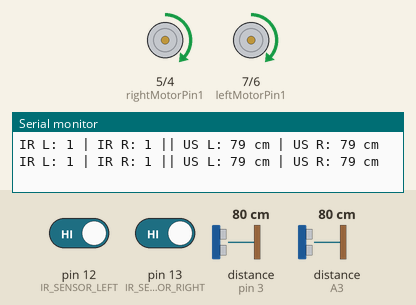
Bench run of a sketch on a simulated Arduino Uno, built with avr-gcc and run on an emulated ATmega328P. On the bench: motor-driver pin pairs drawn as motors (green arrow = first pin HIGH = forward, orange = second pin HIGH = backward, longer = more drive, scaled by the enable pin), the last lines printed to the serial monitor. Wiring (inferred from the names in the program): 2 × ultrasonic range finder: trigger pin 2, echo pin 3 / trigger A2, echo A3. The test bench sets the inputs (shaded band); at power-on: distance to the obstacle (sensors on pin 3, A3) 80 cm, pin 12 (IR_SENSOR_LEFT) HIGH, pin 13 (IR_SENSOR_RIGHT) HIGH. The echo pulse lasts 58.3 µs per cm.

Above: at 1.2 s.
1.3 s: distance to the obstacle (sensor on pin 3) set to 19 cm
2.8 s: distance to the obstacle (sensor on pin 3) set to 14 cm
At 3.4 s:
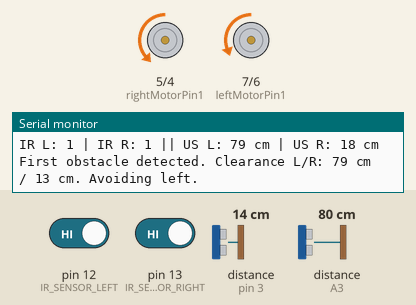
5.8 s: pin 12 (IR_SENSOR_LEFT) driven LOW
At 7.2 s:
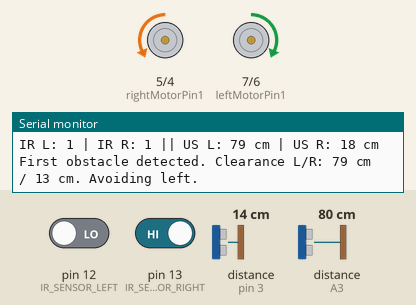
8.8 s: pin 13 (IR_SENSOR_RIGHT) driven LOW
At 11.0 s:
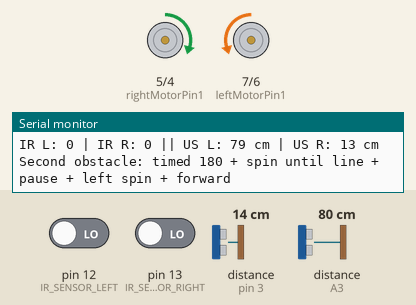
11.4 s: pin 12 (IR_SENSOR_LEFT) driven HIGH
Timing chart, 0 to 15.4 s (numbered marks = the images above; inputs shaded):
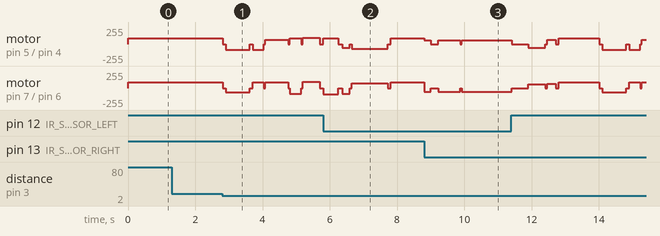

The sketch:

GroupD3_AutonomousVehicle_Final.ino
```cpp
// =============================================================================
// Milestone 2 Robot
// Line following + two-obstacle handling + ultrasonic avoidance
//
// This version UNDOES the "slow down at 20cm" obstacle-approach changes.
// Obstacle detection/trigger remains ONLY at 15 cm (OBSTACLE_DISTANCE_CM).
//
// Keeps the second obstacle behavior changes:
//  - timed 180° spin
//  - then spin until ANY sensor detects the line (stop immediately)
//  - pause 0.5s
//  - spin LEFT in place 0.5s
//  - drive forward briefly
//  - resume line following
// =============================================================================

#define IR_LINE_STATE      HIGH

// ---------------- LINE SENSOR PINS ----------------
#define IR_SENSOR_RIGHT 13
#define IR_SENSOR_LEFT  12

// ---------------- ULTRASONIC PINS ----------------
#define LEFT_TRIG  A2
#define LEFT_ECHO  A3
#define RIGHT_TRIG 2
#define RIGHT_ECHO 3

// ---------------- MOTOR PINS ----------------
const int enableRightMotor = 10;
const int rightMotorPin1 = 5;
const int rightMotorPin2 = 4;
const int enableLeftMotor = 11;
const int leftMotorPin1 = 7;
const int leftMotorPin2 = 6;

// ---------------- LINE FOLLOWING TUNING ----------------
#define SPEED_90(value) (((value) * 9 + 5) / 10)
#define TIME_FOR_90_SPEED(value) (((value) * 10 + 4) / 9)

#define MOTOR_SAFE_MIN_SPEED SPEED_90(65)
#define BASE_SPEED      SPEED_90(95)
#define MIN_SPEED       MOTOR_SAFE_MIN_SPEED
#define SEARCH_SPEED    MOTOR_SAFE_MIN_SPEED
#define LINE_MAX_SPEED  SPEED_90(125)

#define KP              0.90
#define FILTER          0.95
#define DEADZONE        0.25
#define CORNER_THR      0.65
#define STABLE_COUNT    3

// ---------------- OBSTACLE AVOIDANCE TUNING ----------------
#define OBSTACLE_DISTANCE_CM     15              // trigger avoidance ONLY at 15 cm
#define CLEAR_DISTANCE_CM        400
#define ECHO_TIMEOUT_US          9000UL
#define ULTRASONIC_SAMPLE_MS     40              // restored (no approach-slow feature)
#define OBSTACLE_COOLDOWN_MS     1200UL

#define BACK_UP_SPEED            SPEED_90(70)
#define AVOID_FORWARD_SPEED      SPEED_90(70)
#define AVOID_PARALLEL_FORWARD_SPEED SPEED_90(105)
#define AVOID_REJOIN_SPEED       SPEED_90(70)
#define AVOID_SPIN_SPEED         SPEED_90(95)

#define RECOVER_ARC_OUTER_SPEED  SPEED_90(95)
#define RECOVER_ARC_INNER_SPEED  MOTOR_SAFE_MIN_SPEED
#define REJOIN_ARC_OUTER_SPEED   SPEED_90(70)
#define REJOIN_ARC_INNER_SPEED   MOTOR_SAFE_MIN_SPEED

#define LINE_CENTER_SPIN_SPEED   MOTOR_SAFE_MIN_SPEED
#define REJOIN_HIT_BACKUP_SPEED  MOTOR_SAFE_MIN_SPEED

#define BACK_UP_10CM_MS          TIME_FOR_90_SPEED(640UL)
#define AVOID_TURN_OUT_MS        TIME_FOR_90_SPEED(300UL)
#define AVOID_SIDE_FORWARD_MS    TIME_FOR_90_SPEED(610UL)
#define AVOID_PARALLEL_TURN_MS   TIME_FOR_90_SPEED(300UL)
#define AVOID_PASS_OBJECT_MS     TIME_FOR_90_SPEED(456UL)
#define AVOID_RETURN_TURN_MS     TIME_FOR_90_SPEED(400UL)

#define LINE_REJOIN_TIMEOUT_MS   TIME_FOR_90_SPEED(2990UL)
#define RECOVERY_SWEEP_MS        TIME_FOR_90_SPEED(2220UL)
#define LINE_CENTER_TIMEOUT_MS   TIME_FOR_90_SPEED(1400UL)
#define REJOIN_HIT_BACKUP_MS     TIME_FOR_90_SPEED(200UL)

// ---------------- FIRST OBSTACLE REJOIN HOOK ----------------
#define FIRST_REJOIN_TURN90_SPEED        SPEED_90(75)
#define FIRST_REJOIN_TURN90_TIMEOUT_MS   TIME_FOR_90_SPEED(950UL)

// ---------------- SECOND OBSTACLE TURN (TIME-BASED + FIND LINE + ACTIONS) ----------------
#define TURN_180_RIGHT           true
#define TURN_180_SPEED           SPEED_90(61)
#define TURN_180_MS              TIME_FOR_90_SPEED(590UL)

#define SECOND_FIND_LINE_SPEED   SPEED_90(50)
#define SECOND_FIND_LINE_TIMEOUT TIME_FOR_90_SPEED(1800UL)

#define SECOND_LINE_HIT_PAUSE_MS         500UL
#define SECOND_LINE_HIT_SPIN_LEFT_MS     500UL
#define SECOND_LINE_HIT_SPIN_LEFT_SPEED  SPEED_90(60)

#define SECOND_REJOIN_FORWARD_MS    250UL
#define SECOND_REJOIN_FORWARD_SPEED SPEED_90(70)

#define SECOND_SETTLE_MS         120UL

// ---------------- DEBUG ----------------
#define DEBUG_SERIAL             1

// =============================================================================
// Structs + function prototypes
// =============================================================================
struct LineSample
{
  int leftRaw;
  int rightRaw;
  bool leftLine;
  bool rightLine;
};

LineSample readLineSensors();
void updateObstacleReadings();
bool obstacleDetected();
void followLine(LineSample line);
void avoidObstacle();
bool recoverLine(bool avoidedRight);
void performSecondObstacleTurn();
void resetLineTracking();
void searchForLine();
void driveForward(int speed);
void driveBackward(int speed);
bool lineDetected();
void rememberCurrentLineDirection();
bool arcTurnUntilLineAfterFirstObstacle(bool turnRight, int outerSpeed, int innerSpeed, unsigned long timeoutMs);
bool arcTurnUntilLine(bool turnRight, int outerSpeed, int innerSpeed, unsigned long timeoutMs);
void arcTurnRobot(bool turnRight, int outerSpeed, int innerSpeed);
void spinRobot(bool turnRight, int speed);
void spinRobotFor(bool turnRight, int speed, unsigned long durationMs);
int getDistance(int trigPin, int echoPin);
void rotateMotor(int rightMotorSpeed, int leftMotorSpeed);

bool hookLeftOntoLine90(unsigned long timeoutMs);
bool spinUntilLineDetected(bool turnRight, int speed, unsigned long timeoutMs);

// =============================================================================
// Globals
// =============================================================================
int lastDirection = 0;
float filteredError = 0;

int lastL = -1;
int lastR = -1;
int stableCount = 0;

int lastRightSpeed = 0;
int lastLeftSpeed = 0;

int lastLeftDistance = CLEAR_DISTANCE_CM;
int lastRightDistance = CLEAR_DISTANCE_CM;

int confirmedObstacleCount = 0;

unsigned long lastUltrasonicReadMs = 0;
unsigned long ignoreObstacleUntilMs = 0;
unsigned long lastSerialPrintMs = 0;

// =============================================================================
void setup()
{
#if DEBUG_SERIAL
  Serial.begin(9600);
#endif

  pinMode(enableRightMotor, OUTPUT);
  pinMode(enableLeftMotor, OUTPUT);

  pinMode(rightMotorPin1, OUTPUT);
  pinMode(rightMotorPin2, OUTPUT);
  pinMode(leftMotorPin1, OUTPUT);
  pinMode(leftMotorPin2, OUTPUT);

  pinMode(IR_SENSOR_LEFT, INPUT);
  pinMode(IR_SENSOR_RIGHT, INPUT);

  pinMode(LEFT_TRIG, OUTPUT);
  pinMode(LEFT_ECHO, INPUT);
  pinMode(RIGHT_TRIG, OUTPUT);
  pinMode(RIGHT_ECHO, INPUT);

  digitalWrite(LEFT_TRIG, LOW);
  digitalWrite(RIGHT_TRIG, LOW);

  rotateMotor(0, 0);
}

// =============================================================================
void loop()
{
  updateObstacleReadings();
  LineSample line = readLineSensors();

#if DEBUG_SERIAL
  if (millis() - lastSerialPrintMs > 500)
  {
    lastSerialPrintMs = millis();
    Serial.print("IR L: ");
    Serial.print(line.leftRaw);
    Serial.print(" | IR R: ");
    Serial.print(line.rightRaw);
    Serial.print(" || US L: ");
    Serial.print(lastLeftDistance);
    Serial.print(" cm | US R: ");
    Serial.print(lastRightDistance);
    Serial.println(" cm");
  }
#endif

  if (obstacleDetected())
  {
    avoidObstacle();
    return;
  }

  followLine(line);
}

// =============================================================================
LineSample readLineSensors()
{
  LineSample line;
  line.leftRaw = digitalRead(IR_SENSOR_LEFT);
  line.rightRaw = digitalRead(IR_SENSOR_RIGHT);
  line.leftLine = (line.leftRaw == IR_LINE_STATE);
  line.rightLine = (line.rightRaw == IR_LINE_STATE);
  return line;
}

// =============================================================================
void followLine(LineSample line)
{
  int L = line.leftLine ? 1 : 0;
  int R = line.rightLine ? 1 : 0;

  if (L == lastL && R == lastR) stableCount++;
  else stableCount = 1;

  lastL = L;
  lastR = R;

  if (stableCount < STABLE_COUNT)
  {
    rotateMotor(lastRightSpeed, lastLeftSpeed);
    return;
  }

  int error;
  if (L == 1 && R == 1)
  {
    error = 0;
    lastDirection = 0;
  }
  else if (L == 1 && R == 0)
  {
    error = -1;
    lastDirection = -1;
  }
  else if (L == 0 && R == 1)
  {
    error = 1;
    lastDirection = 1;
  }
  else
  {
    searchForLine();
    return;
  }

  filteredError = (FILTER * filteredError) + ((1.0 - FILTER) * error);
  if (abs(filteredError) < DEADZONE) filteredError = 0;

  if (abs(filteredError) > CORNER_THR)
  {
    if (filteredError > 0)
    {
      lastRightSpeed = MOTOR_SAFE_MIN_SPEED;
      lastLeftSpeed  = LINE_MAX_SPEED;
    }
    else
    {
      lastRightSpeed = LINE_MAX_SPEED;
      lastLeftSpeed  = MOTOR_SAFE_MIN_SPEED;
    }
    rotateMotor(lastRightSpeed, lastLeftSpeed);
    return;
  }

  float turn = filteredError * KP;

  int rightSpeed = (int)(BASE_SPEED * (1.0 - turn));
  int leftSpeed  = (int)(BASE_SPEED * (1.0 + turn));

  int penalty = (int)(abs(turn) * 6);
  rightSpeed -= penalty;
  leftSpeed  -= penalty;

  rightSpeed = constrain(rightSpeed, MIN_SPEED, LINE_MAX_SPEED);
  leftSpeed = constrain(leftSpeed, MIN_SPEED, LINE_MAX_SPEED);

  lastRightSpeed = rightSpeed;
  lastLeftSpeed = leftSpeed;

  rotateMotor(rightSpeed, leftSpeed);
}

// =============================================================================
void updateObstacleReadings()
{
  unsigned long now = millis();
  if (now - lastUltrasonicReadMs < ULTRASONIC_SAMPLE_MS) return;

  lastUltrasonicReadMs = now;

  lastLeftDistance = getDistance(LEFT_TRIG, LEFT_ECHO);
  delay(5);
  lastRightDistance = getDistance(RIGHT_TRIG, RIGHT_ECHO);
}

// =============================================================================
bool obstacleDetected()
{
  if (millis() < ignoreObstacleUntilMs) return false;

  return (lastLeftDistance <= OBSTACLE_DISTANCE_CM ||
          lastRightDistance <= OBSTACLE_DISTANCE_CM);
}

// =============================================================================
void avoidObstacle()
{
  rotateMotor(0, 0);
  delay(80);

  int freshLeft = getDistance(LEFT_TRIG, LEFT_ECHO);
  delay(5);
  int freshRight = getDistance(RIGHT_TRIG, RIGHT_ECHO);

  lastLeftDistance = freshLeft;
  lastRightDistance = freshRight;

  if (freshLeft > OBSTACLE_DISTANCE_CM && freshRight > OBSTACLE_DISTANCE_CM)
  {
    resetLineTracking();
    return;
  }

  confirmedObstacleCount++;

  // NEW LOGIC: When count hits 2, reset it immediately and do the turn.
  if (confirmedObstacleCount == 2)
  {
    confirmedObstacleCount = 0;
    performSecondObstacleTurn();
    return;
  }

  bool avoidRight = false;

#if DEBUG_SERIAL
  Serial.print("First obstacle detected. Clearance L/R: ");
  Serial.print(freshLeft);
  Serial.print(" cm / ");
  Serial.print(freshRight);
  Serial.println(" cm. Avoiding left.");
#endif

  driveBackward(BACK_UP_SPEED);
  delay(BACK_UP_10CM_MS);
  rotateMotor(0, 0);
  delay(80);

  spinRobotFor(avoidRight, AVOID_SPIN_SPEED, AVOID_TURN_OUT_MS);

  driveForward(AVOID_FORWARD_SPEED);
  delay(AVOID_SIDE_FORWARD_MS);
  rotateMotor(0, 0);
  delay(50);

  spinRobotFor(!avoidRight, AVOID_SPIN_SPEED, AVOID_PARALLEL_TURN_MS);

  driveForward(AVOID_PARALLEL_FORWARD_SPEED);
  delay(AVOID_PASS_OBJECT_MS);
  rotateMotor(0, 0);
  delay(50);

  rotateMotor(0, 0);
  delay(50);
  spinRobotFor(!avoidRight, AVOID_SPIN_SPEED, AVOID_RETURN_TURN_MS);

  bool lineRecovered = arcTurnUntilLineAfterFirstObstacle(!avoidRight,
                                                         REJOIN_ARC_OUTER_SPEED,
                                                         REJOIN_ARC_INNER_SPEED,
                                                         LINE_REJOIN_TIMEOUT_MS);

  if (!lineRecovered)
  {
    lineRecovered = recoverLine(avoidRight);
  }

  rotateMotor(0, 0);

  ignoreObstacleUntilMs = millis() + OBSTACLE_COOLDOWN_MS;
  resetLineTracking();
  lastDirection = lineRecovered ? 0 : 1;
}

// =============================================================================
void performSecondObstacleTurn()
{
#if DEBUG_SERIAL
  Serial.println("Second obstacle: timed 180 + spin until line + pause + left spin + forward");
#endif

  rotateMotor(0, 0);
  delay(120);

  spinRobotFor(TURN_180_RIGHT, TURN_180_SPEED, TURN_180_MS);

  bool found = spinUntilLineDetected(TURN_180_RIGHT, SECOND_FIND_LINE_SPEED, SECOND_FIND_LINE_TIMEOUT);

#if DEBUG_SERIAL
  Serial.print("Second obstacle line reacquire: ");
  Serial.println(found ? "FOUND" : "TIMEOUT");
#endif

  if (found)
  {
    rotateMotor(0, 0);
    delay(SECOND_LINE_HIT_PAUSE_MS);

    // spin LEFT for 0.5s
    spinRobot(false, SECOND_LINE_HIT_SPIN_LEFT_SPEED);
    delay(SECOND_LINE_HIT_SPIN_LEFT_MS);
    rotateMotor(0, 0);
    delay(60);

    driveForward(SECOND_REJOIN_FORWARD_SPEED);
    delay(SECOND_REJOIN_FORWARD_MS);

    rotateMotor(0, 0);
    delay(80);
  }
  else
  {
    rotateMotor(0, 0);
    delay(SECOND_SETTLE_MS);
  }

  ignoreObstacleUntilMs = millis() + OBSTACLE_COOLDOWN_MS;
  resetLineTracking();
  lastDirection = 0;
}

// =============================================================================
bool spinUntilLineDetected(bool turnRight, int speed, unsigned long timeoutMs)
{
  unsigned long start = millis();
  while (millis() - start < timeoutMs)
  {
    if (lineDetected())
    {
      rotateMotor(0, 0);
      return true;
    }
    spinRobot(turnRight, speed);
    delay(5);
  }
  rotateMotor(0, 0);
  return false;
}

// =============================================================================
bool recoverLine(bool avoidedRight)
{
  bool lineIsOnLeft = avoidedRight;

  if (arcTurnUntilLine(!lineIsOnLeft, RECOVER_ARC_OUTER_SPEED, RECOVER_ARC_INNER_SPEED, RECOVERY_SWEEP_MS))
    return true;

  if (arcTurnUntilLine(lineIsOnLeft, RECOVER_ARC_OUTER_SPEED, RECOVER_ARC_INNER_SPEED, RECOVERY_SWEEP_MS))
    return true;

  rotateMotor(0, 0);
  return false;
}

// =============================================================================
void resetLineTracking()
{
  filteredError = 0;
  lastL = -1;
  lastR = -1;
  stableCount = 0;
  lastRightSpeed = 0;
  lastLeftSpeed = 0;
}

// =============================================================================
void searchForLine()
{
  if (lastDirection < 0) rotateMotor(-SEARCH_SPEED, SEARCH_SPEED);
  else if (lastDirection > 0) rotateMotor(SEARCH_SPEED, -SEARCH_SPEED);
  else rotateMotor(SEARCH_SPEED, -SEARCH_SPEED);
}

// =============================================================================
void driveForward(int speed)
{
  rotateMotor(speed, speed);
}

// =============================================================================
void driveBackward(int speed)
{
  rotateMotor(-speed, -speed);
}

// =============================================================================
bool lineDetected()
{
  LineSample line = readLineSensors();
  return (line.leftLine || line.rightLine);
}

// =============================================================================
bool hookLeftOntoLine90(unsigned long timeoutMs)
{
  rotateMotor(0, 0);
  delay(70);

  driveBackward(REJOIN_HIT_BACKUP_SPEED);
  delay(REJOIN_HIT_BACKUP_MS);

  rotateMotor(0, 0);
  delay(70);

  unsigned long start = millis();
  while (millis() - start < timeoutMs)
  {
    LineSample line = readLineSensors();

    if (line.leftLine && line.rightLine)
    {
      rotateMotor(0, 0);
      delay(80);
      lastDirection = 0;
      return true;
    }

    spinRobot(false, FIRST_REJOIN_TURN90_SPEED);
    delay(5);
  }

  rotateMotor(0, 0);
  delay(80);
  rememberCurrentLineDirection();
  LineSample l = readLineSensors();
  return (l.leftLine || l.rightLine);
}

// =============================================================================
void rememberCurrentLineDirection()
{
  LineSample line = readLineSensors();
  if (line.leftLine && !line.rightLine) lastDirection = -1;
  else if (!line.leftLine && line.rightLine) lastDirection = 1;
  else if (line.leftLine && line.rightLine) lastDirection = 0;
}

// =============================================================================
bool arcTurnUntilLineAfterFirstObstacle(bool turnRight, int outerSpeed, int innerSpeed, unsigned long timeoutMs)
{
  unsigned long startTime = millis();
  while (millis() - startTime < timeoutMs)
  {
    if (lineDetected())
    {
      return hookLeftOntoLine90(FIRST_REJOIN_TURN90_TIMEOUT_MS);
    }
    arcTurnRobot(turnRight, outerSpeed, innerSpeed);
    delay(5);
  }
  return false;
}

// =============================================================================
bool arcTurnUntilLine(bool turnRight, int outerSpeed, int innerSpeed, unsigned long timeoutMs)
{
  unsigned long startTime = millis();
  while (millis() - startTime < timeoutMs)
  {
    if (lineDetected())
    {
      rememberCurrentLineDirection();
      return true;
    }
    arcTurnRobot(turnRight, outerSpeed, innerSpeed);
    delay(5);
  }
  return false;
}

// =============================================================================
void arcTurnRobot(bool turnRight, int outerSpeed, int innerSpeed)
{
  if (turnRight) rotateMotor(innerSpeed, outerSpeed);
  else rotateMotor(outerSpeed, innerSpeed);
}

// =============================================================================
void spinRobot(bool turnRight, int speed)
{
  if (turnRight) rotateMotor(speed, -speed);
  else rotateMotor(-speed, speed);
}

// =============================================================================
void spinRobotFor(bool turnRight, int speed, unsigned long durationMs)
{
  spinRobot(turnRight, speed);
  delay(durationMs);
  rotateMotor(0, 0);
  delay(50);
}

// =============================================================================
int getDistance(int trigPin, int echoPin)
{
  digitalWrite(trigPin, LOW);
  delayMicroseconds(2);
  digitalWrite(trigPin, HIGH);
  delayMicroseconds(10);
  digitalWrite(trigPin, LOW);

  long duration = pulseIn(echoPin, HIGH, ECHO_TIMEOUT_US);
  if (duration == 0) return CLEAR_DISTANCE_CM;

  int distance = (int)(duration * 0.0343 / 2.0);
  if (distance <= 0 || distance > CLEAR_DISTANCE_CM) return CLEAR_DISTANCE_CM;
  return distance;
}

// =============================================================================
void rotateMotor(int rightMotorSpeed, int leftMotorSpeed)
{
  if (rightMotorSpeed > 0)
  {
    digitalWrite(rightMotorPin1, HIGH);
    digitalWrite(rightMotorPin2, LOW);
  }
  else if (rightMotorSpeed < 0)
  {
    digitalWrite(rightMotorPin1, LOW);
    digitalWrite(rightMotorPin2, HIGH);
  }
  else
  {
    digitalWrite(rightMotorPin1, LOW);
    digitalWrite(rightMotorPin2, LOW);
  }

  if (leftMotorSpeed > 0)
  {
    digitalWrite(leftMotorPin1, HIGH);
    digitalWrite(leftMotorPin2, LOW);
  }
  else if (leftMotorSpeed < 0)
  {
    digitalWrite(leftMotorPin1, LOW);
    digitalWrite(leftMotorPin2, HIGH);
  }
  else
  {
    digitalWrite(leftMotorPin1, LOW);
    digitalWrite(leftMotorPin2, LOW);
  }

  int rightPwm = constrain(abs(rightMotorSpeed), 0, 255);
  int leftPwm  = constrain(abs(leftMotorSpeed), 0, 255);

  if (rightPwm > 0 && rightPwm < MOTOR_SAFE_MIN_SPEED) rightPwm = MOTOR_SAFE_MIN_SPEED;
  if (leftPwm  > 0 && leftPwm  < MOTOR_SAFE_MIN_SPEED) leftPwm  = MOTOR_SAFE_MIN_SPEED;

  analogWrite(enableRightMotor, rightPwm);
  analogWrite(enableLeftMotor, leftPwm);
}
```

Measured:
- the behaviour switches between 17 and 16 cm on distance to the obstacle (sensor on pin 3) (found by bisection; images 0 and 1)
